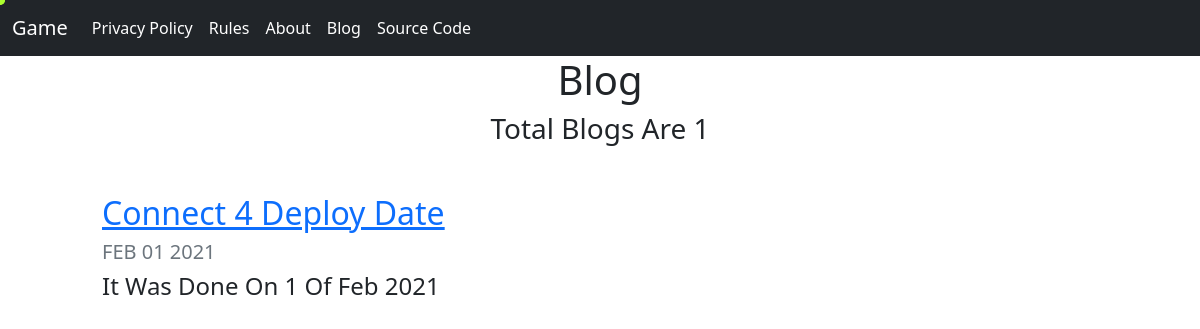
/blog/, run on an earlier commit of the app's database.
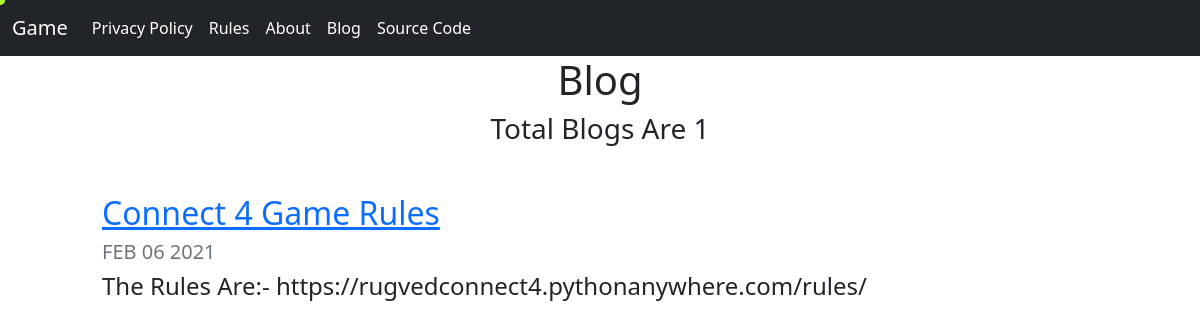
And on a later commit of the database.
### blog/models.py (models this page shows, shortened)
class Blog(models.Model):
    title = models.CharField(max_length=200)
    description = models.TextField()
    date = models.DateField()

### blog/views.py (the view)
# urls.py: path('', views.all_blogs, name='all_blogs'),
def all_blogs(request):
    blogs = Blog.objects.order_by('-date')
    return render(request, 'blog/all_blogs.html', {'blogs':blogs})

### blog/templates/blog/all_blogs.html (shortened to what this page needs)
{% load static %}
    <link rel="stylesheet" href="{% static 'style.css' %}">
    <link href="https://cdn.jsdelivr.net/npm/bootstrap@5.0.0-beta1/dist/css/bootstrap.min.css" rel="stylesheet">
<section>
    <nav class="navbar navbar-expand-lg navbar-dark bg-dark">
        <div class="container-fluid">
            <a class="navbar-brand" href="{% url 'home' %}">Game</a>
            <div class="collapse navbar-collapse" id="navbarNavAltMarkup">
                <div class="navbar-nav">
                    <a class="nav-link active" aria-current="page" href="{% url 'privacy' %}">Privacy Policy</a>
                    <a class="nav-link active" aria-current="page" href="{% url 'rules' %}">Rules</a>
                    <a class="nav-link active" aria-current="page" href="{% url 'about' %}">About</a>
                    <a class="nav-link active" href="{% url 'blog:all_blogs' %}">Blog</a>
                    <a class="nav-link active" aria-current="page" target="_blank" href="https://github.com/avengersrugvedthota/django.git">Source Code</a>
                </div>
            </div>
        </div>
    </nav>
<h1 id="blogtitle" class="font-weight-bold text-center">Blog</h1>
<h3 class="text-center mb-5">Total{{ blogs.count|pluralize }} Blogs Are {{ blogs.count }}</h3>
{% for blog in blogs %}
<div class="row justify-content-center my-3">
  <div class="col-md-10">
    <a href="{% url 'blog:detail' blog.id %}">
      <h2>{{ blog.title }}</h2>
    </a>
    <h5 class="text-muted">{{ blog.date|date:'M d Y'|upper }}</h5>
    <h4>{{ blog.description|striptags|truncatechars:100 }}</h4>
  </div>
</div>
{% endfor %}
</section>

### game/static/style.css (style rules this page uses)
* { cursor: none; }

What changed in the data, as far as the page shows it:
removed Blog: title "Connect 4 Deploy Date", date "FEB 01 2021", description "It Was Done On 1 Of Feb 2021"
added Blog: title "Connect 4 Game Rules", date "FEB 06 2021", description "The Rules Are:- https://rugvedconnect4.pythonanywhere.com/rules/"
